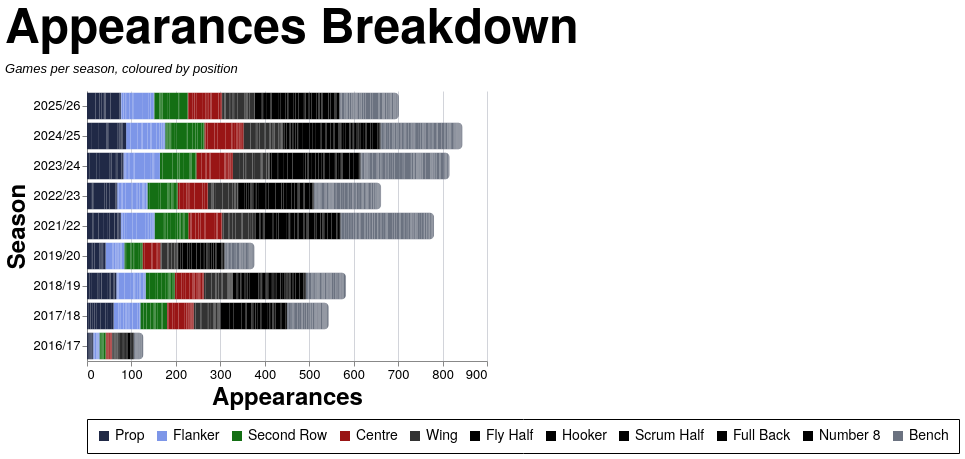

This figure's Vega-Lite source:
### Vega-Lite specification from a JSON file in a GitHub repository (floating-point values rounded to 4 significant figures; data arrays with more than 128 entries replaced by an {"elided": "..."} marker saying what was removed)
{"config": {"axis": {"labelFont": "PT Sans Narrow, Helvetica Neue, Helvetica, Arial, sans-serif", "titleFont": "PT Sans Narrow, Helvetica Neue, Helvetica, Arial, sans-serif", "labelFontSize": 13, "titleFontSize": 24, "gridColor": "#202947", "gridOpacity": 0.2, "zindex": 1}, "text": {"font": "Lato, sans-serif"}, "bar": {"cornerRadiusEnd": 5}, "header": {"labelFont": "PT Sans Narrow, Helvetica Neue, Helvetica, Arial, sans-serif", "titleFont": "PT Sans Narrow, Helvetica Neue, Helvetica, Arial, sans-serif", "labelFontSize": 24, "titleFontSize": 28, "labelFontWeight": "bold", "orient": "left"}, "legend": {"labelFont": "PT Sans Narrow, Helvetica Neue, Helvetica, Arial, sans-serif", "titleFont": "PT Sans Narrow, Helvetica Neue, Helvetica, Arial, sans-serif", "labelFontSize": 14, "titleFontSize": 16, "titlePadding": 5, "fillColor": "white", "strokeColor": "black", "padding": 10, "titleFontWeight": "lighter", "titleFontStyle": "italic", "titleColor": "gray", "offset": 10}, "title": {"font": "PT Sans Narrow, Helvetica Neue, Helvetica, Arial, sans-serif", "fontSize": 48, "fontWeight": "bold", "anchor": "start", "align": "center", "titlePadding": 20, "subtitlePadding": 10, "subtitleFontSize": 13, "subtitleColor": "", "subtitleFontStyle": "italic", "offset": 15, "color": "black"}, "axisX": {"labelAngle": 0}, "facet": {"title": null, "header": null, "align": {"row": "each", "column": "each"}, "spacing": 10}, "resolve": {"scale": {"y": "independent", "facet": "independent"}}, "background": "transparent", "scale": {"offsetBandPaddingOuter": 0.2, "offsetBandPaddingInner": 0.1}, "view": {"stroke": null, "background": "transparent"}}, "data": {"name": "data-7a6221f5902c9dac5733b7bccbb143c9"}, "mark": {"type": "bar"}, "encoding": {"color": {"field": "color_value", "legend": {"orient": "bottom", "title": null}, "scale": {"domain": ["Prop", "Flanker", "Second Row", "Centre", "Wing", "Fly Half", "Hooker", "Scrum Half", "Full Back", "Number 8", "Bench"], "range": ["#202946", "#7d96e8", "#146f14", "#991515", "#333333", "#000000", "#000000", "#000000", "#000000", "#000000", "#6b7280"]}, "type": "nominal"}, "order": {"field": "stack_order", "type": "quantitative"}, "tooltip": [{"field": "player", "title": "Player", "type": "nominal"}, {"field": "season", "title": "Season", "type": "nominal"}, {"field": "color_value", "title": "Position", "type": "nominal"}, {"aggregate": "sum", "field": "apps", "title": "Appearances", "type": "quantitative"}], "x": {"aggregate": "sum", "field": "apps", "title": "Appearances", "type": "quantitative"}, "y": {"field": "season", "sort": {"field": "season_sort", "op": "max", "order": "descending"}, "title": "Season", "type": "nominal"}}, "height": {"step": 30}, "title": {"text": "Appearances Breakdown", "subtitle": "Games per season, coloured by position"}, "width": 400, "$schema": "https://vega.github.io/schema/vega-lite/v5.20.1.json", "datasets": {"data-7a6221f5902c9dac5733b7bccbb143c9": {"elided": "2509 records"}}}
